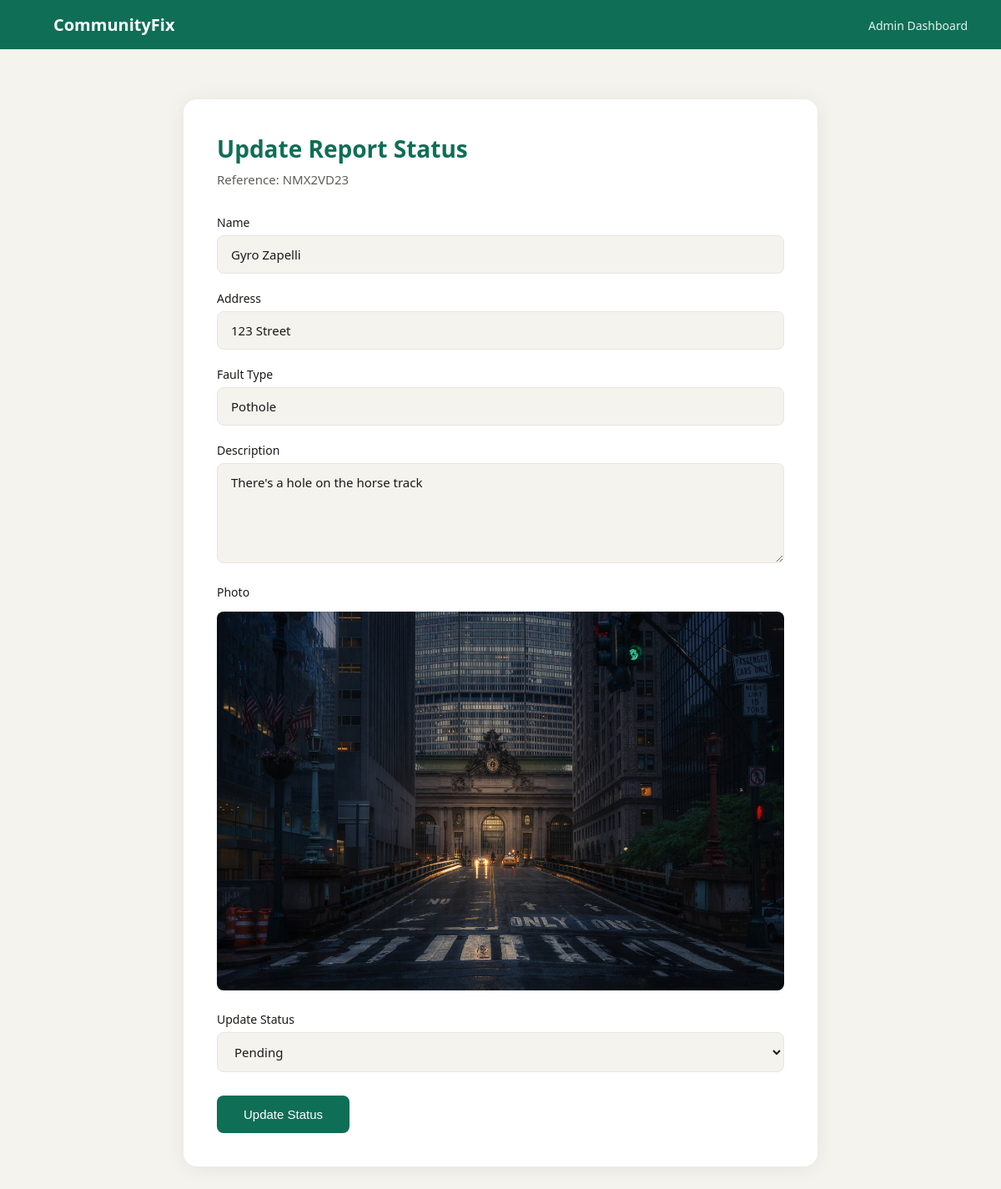
Screenshot of /reports/update-status/NMX2VD23/ (signed in) with the database file from the repository.
### reports/models.py (models this page shows, shortened)
class Report(models.Model):
    FAULT_TYPE_CHOICES = [
        ('water', 'Water Issue'),
        ('electricity', 'Electricity Fault'),
        ('pothole', 'Pothole'),
        ('waste', 'Waste Collection'),
        ('sewage', 'Sewage Problem'),
        ('other', 'Other'),
    ]
    STATUS_CHOICES = [
        ('pending', 'Pending'),
        ('in_progress', 'In Progress'),
        ('resolved', 'Resolved'),
        ('disputed', 'Disputed'),
        ('closed', 'Closed'),
    ]
    reference_number = models.CharField(max_length=8, default=generate_reference, editable=False, unique=True)
    name = models.CharField(max_length=255)
    phone = models.CharField(max_length=15)
    email = models.EmailField(blank=True, null=True)
    address = models.CharField(max_length=500, blank=True, null=True)
    latitude = models.DecimalField(max_digits=9, decimal_places=6, blank=True, null=True)
    longitude = models.DecimalField(max_digits=9, decimal_places=6, blank=True, null=True)
    fault_type = models.CharField(max_length=100, choices=FAULT_TYPE_CHOICES)
    description = models.TextField()
    photo = models.ImageField(upload_to='fault_photos/')
    status = models.CharField(max_length=20, choices=STATUS_CHOICES, default='pending')
    submitted_at = models.DateTimeField(auto_now_add=True)
    updated_at = models.DateTimeField(auto_now=True)

### reports/views.py (the view)
# urls.py: path('update-status/<str:reference_number>/', views.update_status, name='update_status'),
@staff_member_required
def update_status(request, reference_number):
    report = get_object_or_404(Report, reference_number=reference_number)
    if request.method == 'POST':
        report.status = request.POST.get('status')
        report.save()
        return redirect('admin_dashboard')
    return render(request, 'reports/update_status.html', {'report': report})

### reports/templates/reports/update_status.html (shortened to what this page needs)
{% load static %}
<!DOCTYPE html>
<html lang="en">
<head>
    <link rel="stylesheet" href="{% static 'reports/css/style.css' %}">
</head>
<body>
    <nav>
        <a href="/" class="logo">CommunityFix</a>
        <div>
            <a href="/reports/admin-dashboard/">Admin Dashboard</a>
        </div>
    </nav>
    <div class="container">
        <div class="card">
            <h1>Update Report Status</h1>
            <p class="subtitle">Reference: {{ report.reference_number }}</p>
            <label>Name</label>
            <input type="text" value="{{ report.name }}" disabled>
	    <label>Address</label>
	    <input type="text" value="{{ report.address|default:'Not provided' }}" disabled>
            <label>Fault Type</label>
            <input type="text" value="{{ report.get_fault_type_display }}" disabled>
            <label>Description</label>
            <textarea disabled>{{ report.description }}</textarea>
            {% if report.photo %}
            <label>Photo</label>
            <img src="{{ report.photo.url }}" alt="Fault photo" style="width: 100%; border-radius: 8px; margin-top: 8px;">
            {% endif %}
            <form method="post">
                <label>Update Status</label>
                <select name="status" required>
                    {% for value, label in report.STATUS_CHOICES %}
                    <option value="{{ value }}" {% if report.status == value %}selected{% endif %}>{{ label }}</option>
                    {% endfor %}
                </select>
                <button type="submit" class="btn">Update Status</button>
            </form>
        </div>
    </div>
</body>
</html>

### reports/static/reports/css/style.css (style rules this page uses)
* { margin: 0; padding: 0; box-sizing: border-box; }
body { font-family: 'Segoe UI', sans-serif; background: #f4f3ee; color: #1a1a18; min-height: 100vh; }
nav { background: #0F6E56; padding: 16px 40px; display: flex; justify-content: space-between; align-items: center; }
nav .logo { color: #ffffff; font-size: 20px; font-weight: 600; text-decoration: none; }
nav a { color: #E1F5EE; text-decoration: none; font-size: 14px; margin-left: 24px; }
.container { max-width: 800px; margin: 60px auto; padding: 0 20px; }
.card { background: #ffffff; border-radius: 16px; padding: 40px; box-shadow: 0 2px 24px rgba(0,0,0,0.07); }
h1 { font-size: 28px; font-weight: 600; color: #0F6E56; margin-bottom: 8px; }
p.subtitle { font-size: 15px; color: #5F5E5A; margin-bottom: 32px; }
label { display: block; font-size: 14px; font-weight: 500; color: #1a1a18; margin-bottom: 6px; margin-top: 20px; }
input, textarea, select { width: 100%; padding: 12px 16px; border: 1.5px solid #e8e6df; border-radius: 8px; font-size: 15px; font-family: inherit; background: #f4f3ee; color: #1a1a18; transition: border-color 0.2s; }
textarea { resize: vertical; min-height: 120px; }
.btn { display: inline-block; margin-top: 28px; padding: 14px 32px; background: #0F6E56; color: #ffffff; border: none; border-radius: 8px; font-size: 15px; font-weight: 500; cursor: pointer; text-decoration: none; transition: background 0.2s; }

### rows the page displays
Report: reference_number "NMX2VD23", name "Gyro Zapelli", address "123 Street", fault_type "Pothole", description "There's a hole on the horse track", photo (picture), status "Pending"
